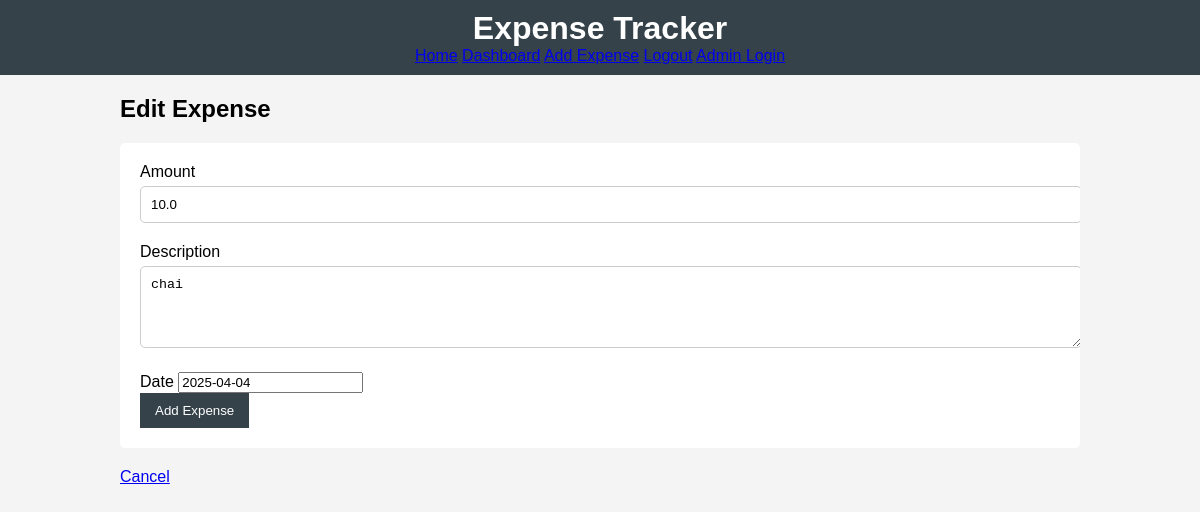
Screenshot of /edit_expense/2 (signed in) with the database file from the repository.
### app.py (models this page shows)
class Expense(db.Model):
    id = db.Column(db.Integer, primary_key=True)
    amount = db.Column(db.Float, nullable=False)
    description = db.Column(db.String(200), nullable=False)
    date = db.Column(db.DateTime, default=datetime.utcnow)
    user_id = db.Column(db.Integer, db.ForeignKey('user.id'), nullable=False)

### app.py (the view, shortened to what this page needs)
@app.route('/edit_expense/<int:expense_id>', methods=['GET', 'POST'])
def edit_expense(expense_id):
    if 'user_id' not in session:
        return redirect(url_for('login'))
    expense = Expense.query.get_or_404(expense_id)
    if expense.user_id != session['user_id']:
        flash('You do not have permission to edit this expense.', 'danger')
        return redirect(url_for('dashboard'))
    form = ExpenseForm(obj=expense)
    return render_template('edit_expense.html', form=form, expense=expense)

### forms.py
class ExpenseForm(FlaskForm):
    amount = FloatField('Amount', validators=[DataRequired()])
    description = TextAreaField('Description', validators=[DataRequired()])
    date = DateTimeField('Date', format='%Y-%m-%d', default=datetime.utcnow, validators=[DataRequired()])  # Added date field
    submit = SubmitField('Add Expense')

### templates/edit_expense.html (shortened to what this page needs)
{% extends 'base.html' %}
{% block content %}
<h2>Edit Expense</h2>
<form method="POST">
    {{ form.amount.label }} {{ form.amount(size=32) }}<br>
    {{ form.description.label }} {{ form.description(rows=4) }}<br>
    {{ form.date.label }} {{ form.date() }}<br>
    {{ form.submit() }}
</form>
<a href="{{ url_for('dashboard') }}">Cancel</a>
{% endblock %}

### static/style.css (style rules this page uses)
body { font-family: Arial, sans-serif; background-color: #f4f4f4; margin: 0; padding: 0; }
form { background: #ffffff; padding: 20px; margin: 20px 0; border-radius: 5px; }
input[type="text"], input[type="password"], input[type="number"], textarea { width: 100%; padding: 10px; margin: 5px 0 20px 0; border: 1px solid #ccc; border-radius: 5px; }
input[type="submit"] { background: #35424a; color: #ffffff; border: none; padding: 10px 15px; cursor: pointer; }

### rows the page displays
Expense: amount "10.0", description "chai", date "2025-04-04"
